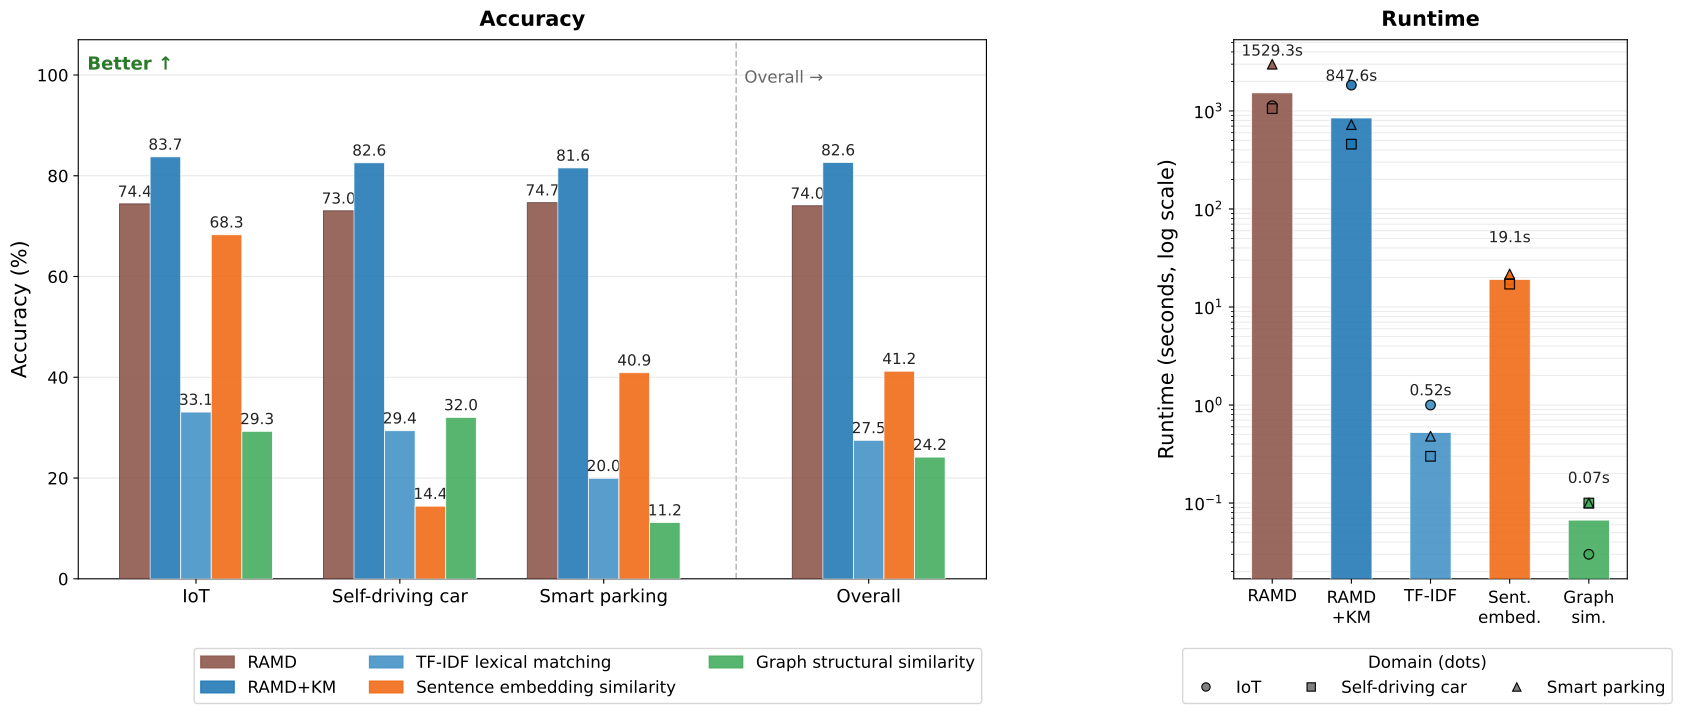

The Python source for this figure:
"""
RQ5 (Comparison with baselines): How does RAMD compare to baseline approaches?
Layout:
  Left  (main) : Accuracy (%) grouped bar chart — IoT / Self-driving car /
                 Smart parking / Overall (separated)
  Right (small): Runtime (s) bar chart — geometric mean per method + per-domain
                 dots, log-scale Y-axis
"""

import matplotlib.pyplot as plt
import matplotlib as mpl
import numpy as np
from matplotlib.gridspec import GridSpec
from matplotlib.ticker import FuncFormatter
from matplotlib.lines import Line2D
import matplotlib.patches as mpatches

mpl.rcParams.update({
    "font.size":        13,
    "axes.titlesize":   15,
    "axes.labelsize":   13,
    "xtick.labelsize":  12,
    "ytick.labelsize":  12,
    "legend.fontsize":  12,
})

# ---- Data ----
# Accuracy [%]
acc = {
    "IoT":             [74.4137, 83.7489, 33.1000, 68.3000, 29.2770],
    "Self-driving car":[73.0442, 82.5697, 29.4000, 14.4200, 32.0350],
    "Smart parking":   [74.6610, 81.5560, 19.9601, 40.9100, 11.1570],
}
# Runtime [seconds]
rt = {
    "IoT":             [1131.5, 1833.3,  1.0000, 18.80, 0.030],
    "Self-driving car":[ 1055.5,  458.1,  0.3000, 17.10, 0.100],
    "Smart parking":   [ 2995.0,  725.0,  0.4802, 21.70, 0.100],
}

domains   = list(acc.keys())
n_methods = 5

# Overall: arithmetic mean for accuracy, geometric mean for runtime
overall_acc = [np.mean([acc[d][i] for d in domains]) for i in range(n_methods)]
overall_rt  = [np.exp(np.mean(np.log([rt[d][i]  for d in domains]))) for i in range(n_methods)]

# ---- Labels & colours ----
legend_labels = [
    r"RAMD",
    r"RAMD+KM",
    "TF-IDF lexical matching",
    "Sentence embedding similarity",
    "Graph structural similarity",
]
xticklabels_rt = ["RAMD", "RAMD\n+KM", "TF-IDF", "Sent.\nembed.", "Graph\nsim."]

colors = [
    "#8c564b",  # RAMD       — brown
    "#1f77b4",  # RAMD+KM    — blue
    "#4292c6",  # TF-IDF     — steel blue
    "#f16913",  # Sent. embed — orange
    "#41ab5d",  # Graph sim.  — green
]

# ---- Figure ----
fig = plt.figure(figsize=(20, 7))
gs  = GridSpec(1, 2, width_ratios=[3, 1.3], wspace=0.38)

# =============================================================
# LEFT — Accuracy grouped bar chart
# =============================================================
ax_acc = fig.add_subplot(gs[0, 0])

all_groups   = domains + ["Overall"]
all_acc_vals = [acc[d] for d in domains] + [overall_acc]
n_groups     = len(all_groups)

bar_w = 0.15
# Shift "Overall" group right to create a visual gap
x_groups     = np.arange(n_groups) * 1.0
x_groups[-1] += 0.30

for i in range(n_methods):
    offset = (i - (n_methods - 1) / 2) * bar_w
    x_pos  = x_groups + offset
    vals   = [all_acc_vals[g][i] for g in range(n_groups)]

    bars = ax_acc.bar(
        x_pos, vals,
        width=bar_w,
        color=colors[i],
        alpha=0.88,
        edgecolor="#5a3530" if i == 0 else "white",
        linewidth=0.6,
        zorder=3,
    )

    # Value labels on top of each bar
    for bar, val in zip(bars, vals):
        label_y = val + 0.7
        ax_acc.text(
            bar.get_x() + bar.get_width() / 2,
            label_y,
            f"{val:.1f}",
            ha="center", va="bottom",
            fontsize=11, color="#222",
        )

# Dashed separator before "Overall"
sep_x = (x_groups[-2] + x_groups[-1]) / 2
ax_acc.axvline(sep_x, color="#bbb", linestyle="--", linewidth=1.2, zorder=1)
ax_acc.text(
    sep_x + 0.04, 101, "Overall →",
    fontsize=12, color="#666", va="top", ha="left",
)

# "Better ↑" annotation
ax_acc.annotate(
    "Better ↑",
    xy=(0.01, 0.97), xycoords="axes fraction",
    fontsize=13, color="#2a7a2a", fontweight="bold", va="top",
)

ax_acc.set_xticks(x_groups)
ax_acc.set_xticklabels(all_groups, fontsize=13)
ax_acc.set_ylabel("Accuracy (%)", fontsize=15)
ax_acc.set_ylim(0, 107)
ax_acc.yaxis.set_major_formatter(FuncFormatter(lambda x, _: f"{x:.0f}"))
ax_acc.grid(axis="y", alpha=0.3, zorder=0)
ax_acc.set_axisbelow(True)
ax_acc.set_title("Accuracy", fontsize=15, fontweight="bold", pad=10)

# Legend (placed below the figure to avoid overlapping bars)
handles_acc = [mpatches.Patch(color=colors[i], alpha=0.88, label=legend_labels[i])
               for i in range(n_methods)]

# =============================================================
# RIGHT — Runtime bar chart (log scale, geo mean + domain dots)
# =============================================================
ax_rt = fig.add_subplot(gs[0, 1])

x_m      = np.arange(n_methods)
bar_w_rt = 0.52

# Geometric-mean runtime bars
bars_rt = ax_rt.bar(
    x_m, overall_rt,
    width=bar_w_rt,
    color=colors,
    alpha=0.88,
    edgecolor="white",
    linewidth=0.6,
    zorder=3,
)

# Per-domain scatter dots on top of bars
domain_markers = ["o", "s", "^"]
for j, d in enumerate(domains):
    for i in range(n_methods):
        ax_rt.scatter(
            x_m[i], rt[d][i],
            marker=domain_markers[j],
            color=colors[i],
            edgecolors="black",
            linewidths=0.9,
            s=48,
            zorder=5,
            alpha=0.92,
        )

# Geo-mean value labels
for bar, val in zip(bars_rt, overall_rt):
    fmt = f"{val:.1f}s" if val >= 1 else f"{val:.2f}s"
    ax_rt.text(
        bar.get_x() + bar.get_width() / 2,
        val * 2.2,
        fmt,
        ha="center", va="bottom",
        fontsize=11, color="#222",
    )

ax_rt.set_yscale("log")
ax_rt.set_xticks(x_m)
ax_rt.set_xticklabels(xticklabels_rt, fontsize=12)
ax_rt.set_ylabel("Runtime (seconds, log scale)", fontsize=15)
ax_rt.grid(axis="y", which="both", alpha=0.25, zorder=0)
ax_rt.set_axisbelow(True)
ax_rt.set_title("Runtime", fontsize=15, fontweight="bold", pad=10)

# Domain dot legend
domain_handles = [
    Line2D([0], [0], marker=domain_markers[j], color="gray",
           markersize=6, markeredgecolor="black", markeredgewidth=0.8,
           linestyle="None", label=d)
    for j, d in enumerate(domains)
]
fig.legend(
    handles=handles_acc,
    loc="lower center", ncol=3, fontsize=12,
    bbox_to_anchor=(0.38, -0.08),
    frameon=True, facecolor="white", edgecolor="#ccc",
)

fig.legend(
    handles=domain_handles,
    loc="lower center", ncol=3, fontsize=12,
    bbox_to_anchor=(0.80, -0.08),
    frameon=True, facecolor="white", edgecolor="#ccc",
    title="Domain (dots)", title_fontsize=12,
)

plt.tight_layout()
out_path = "RQ5.pdf"
plt.savefig(out_path, dpi=150, bbox_inches="tight", facecolor="white")
print(f"Saved: {out_path}")
